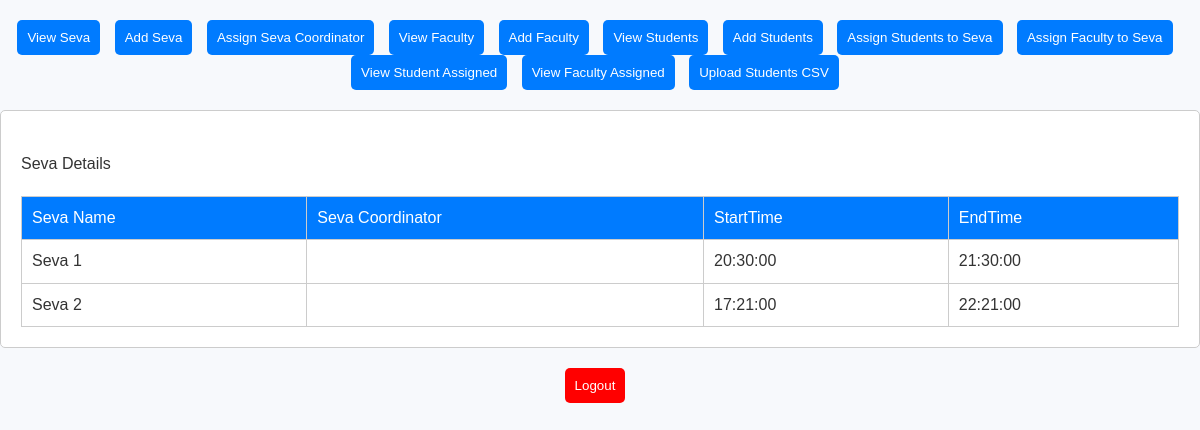
The app's page /main_coordinator.php (signed in) with its own data.
### tables this page shows
CREATE TABLE `seva_details` (
  `Seva Id` int(11) NOT NULL,
  `Seva Name` varchar(255) NOT NULL,
  `Seva Coordinator` varchar(255) NOT NULL,
  `EID` int(11) DEFAULT NULL,
  `StartTime` time DEFAULT NULL,
  `EndTime` time DEFAULT NULL
);

### main_coordinator.php (the view, shortened to what this page needs)
<?php
$DATABASE_HOST = 'localhost';
$DATABASE_USER = 'root';
$DATABASE_PASS = '';
$DATABASE_NAME = 'newuniversity';
$con = mysqli_connect($DATABASE_HOST, $DATABASE_USER, $DATABASE_PASS, $DATABASE_NAME);
?>
<!DOCTYPE html>
<html>
<head>
    <link rel="stylesheet" type="text/css" href="home.css">
</head>
<body>
    <div class="button-container">
        <button class="tab-button" onclick="openTab('seva')">View Seva</button>
        <button class="tab-button" onclick="openTab('add_seva')">Add Seva</button>
        <button class="tab-button" onclick="openTab('assign_seva_coordinator')">Assign Seva Coordinator</button>
        <button class="tab-button" onclick="openTab('faculty')">View Faculty</button>
        <button class="tab-button" onclick="openTab('add_faculty')">Add Faculty</button>
        <button class="tab-button" onclick="openTab('student')">View Students</button>
        <button class="tab-button" onclick="openTab('add_student')">Add Students</button>
        <button class="tab-button" onclick="openTab('assign')">Assign Students to Seva</button>
        <button class="tab-button" onclick="openTab('assign_faculty')">Assign Faculty to Seva</button>
        <button class="tab-button" onclick="openTab('view_assigned_seva')">View Student Assigned</button>
        <button class="tab-button" onclick="openTab('view_assigned_seva_faculty')">View Faculty Assigned</button>
        <button class="tab-button" onclick="window.location.href='upload.html'">Upload Students CSV</button>
    </div>
    <div id="seva" class="tab" style="display: block;">
        <br>
        <h3>Seva Details</h3>
        <table>
            <tr>
                <th>Seva Name</th>
                <th>Seva Coordinator</th>
                <th>StartTime</th>
                <th>EndTime</th>
            </tr>
            <?php
            $sql = "SELECT `Seva Id`, `Seva Name`, `Seva Coordinator`, `StartTime`, `EndTime`
            FROM seva_details";
            $result = mysqli_query($con, $sql);
            while ($row = mysqli_fetch_assoc($result)) {
                echo "<tr>";
                echo "<td>" . $row['Seva Name'] . "</td>";
                echo "<td>" . $row['Seva Coordinator'] . "</td>";
                echo "<td>" . $row['StartTime'] . "</td>";
                echo "<td>" . $row['EndTime'] . "</td>";
                echo "</tr>";
            }
            ?>
        </table>
    </div>
    <div class="button-container">
        <form action="logout.php" method="post">
            <button type="submit" name="logout" class="tab-button" style="background-color: #FF0000;">Logout</button>
        </form>
    </div>
</body>

### home.css (style rules this page uses)
html, body, div, span, applet, object, iframe, h1, h2, h3, h4, h5, h6, p, blockquote, pre, a, abbr, acronym, address, big, cite, code, del, dfn, em, img, ins, kbd, q, s, samp, small, strike, strong, sub, sup, tt, var, b, u, i, center, dl, dt, dd, ol, ul, li, fieldset, form, label, legend, table, caption, tbody, tfoot, thead, tr, th, td, article, aside, canvas, details, embed, figure, figcaption, footer, header, hgroup, menu, nav, output, ruby, section, summary, time, mark, audio, video { margin: 0; padding: 0; border: 0; font-size: 100%; font: inherit; vertical-align: baseline; }
body { line-height: 1.4; font-family: 'Arial', sans-serif; background-color: #f7f9fc; color: #333; }
.button-container { text-align: center; margin-top: 20px; }
.tab-button { padding: 10px 20px; cursor: pointer; background-color: #007BFF; color: #ffffff; border: none; border-radius: 5px; margin-right: 10px; display: inline-block; text-align: center; }
.tab { display: none; padding: 20px; background-color: #ffffff; border: 1px solid #ccc; border-radius: 5px; margin-top: 20px; }
table { width: 100%; border-collapse: collapse; margin-top: 20px; }
table, th, td { border: 1px solid #ccc; }
th, td { padding: 10px; text-align: left; }
th { background-color: #007BFF; color: #ffffff; }

### main_coordinator.php (style rules this page uses)
.tab { display: none; }
.tab-button { padding: 10px; cursor: pointer; }
table { border: 1px solid; border-collapse: collapse; }

### records on screen
seva_details: Seva Name "Seva 1", StartTime "20:30:00", EndTime "21:30:00"
seva_details: Seva Name "Seva 2", StartTime "17:21:00", EndTime "22:21:00"
